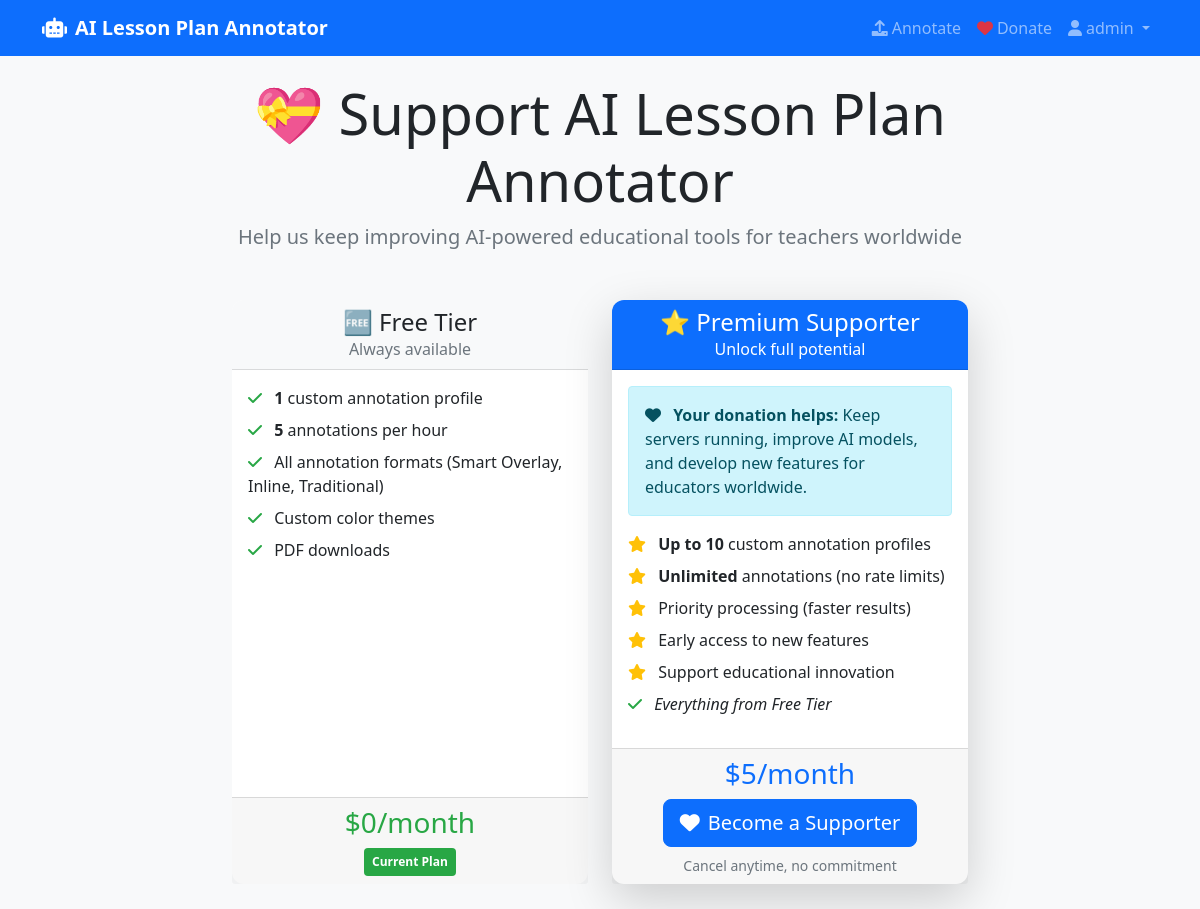
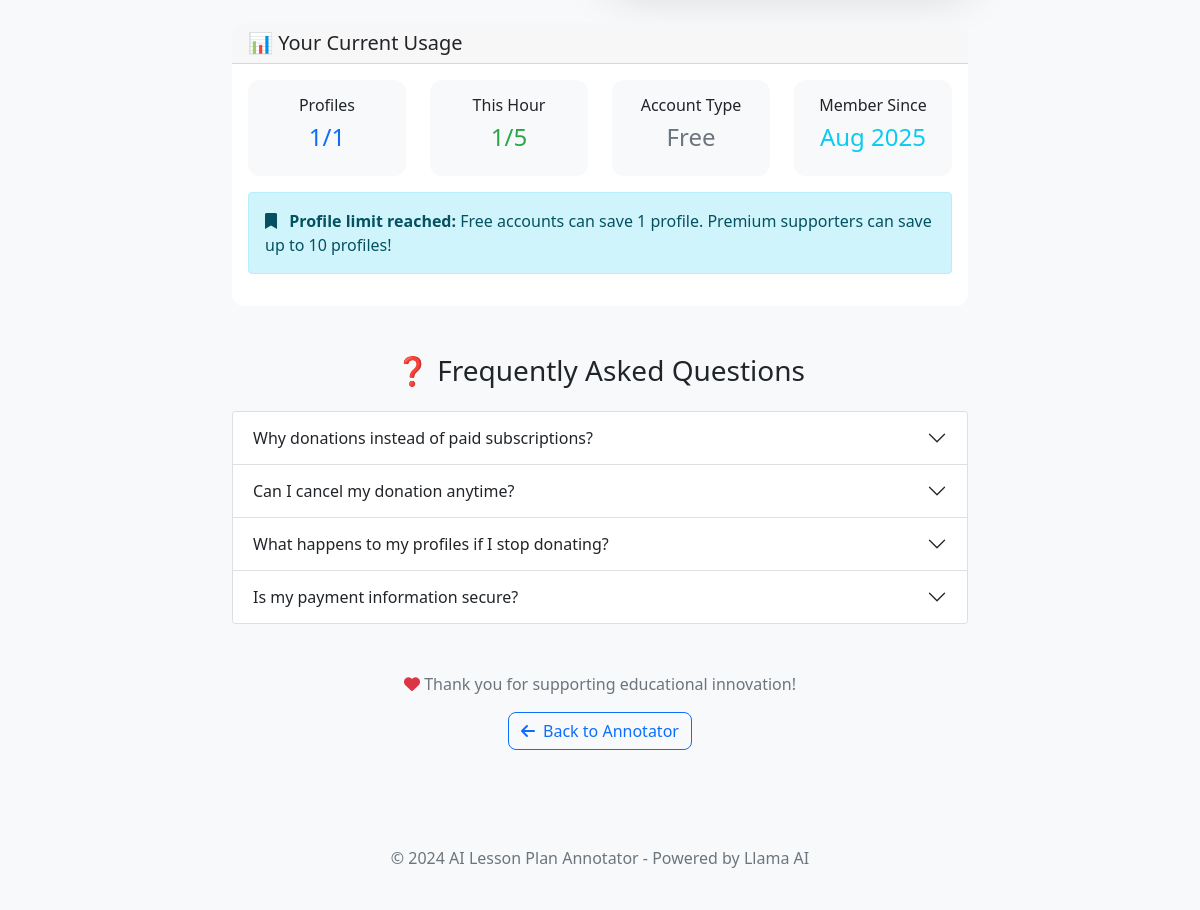
The app's page /donate (signed in) with its own data (2 pictures, top to bottom).
### models.py (models this page shows, shortened)
class User(UserMixin, db.Model):
    id = db.Column(db.Integer, primary_key=True)
    username = db.Column(db.String(80), unique=True, nullable=False)
    email = db.Column(db.String(120), unique=True, nullable=False)
    password_hash = db.Column(db.String(200), nullable=False)
    created_at = db.Column(db.DateTime, default=datetime.utcnow)
    is_active = db.Column(db.Boolean, default=True)
    stripe_customer_id = db.Column(db.String(100), unique=True)
    subscription_status = db.Column(db.String(20), default='free')  # free, active, past_due, canceled
    subscription_id = db.Column(db.String(100))
    subscription_start = db.Column(db.DateTime)
    subscription_end = db.Column(db.DateTime)
    last_payment = db.Column(db.DateTime)
    annotation_profiles = db.relationship('AnnotationProfile', backref='user', lazy=True, cascade='all, delete-orphan')
    usage_records = db.relationship('UsageRecord', backref='user', lazy=True, cascade='all, delete-orphan')
    def is_premium(self):
        return self.subscription_status == 'active'
    def get_profile_limit(self):
        return 10 if self.is_premium() else 1
    def get_hourly_usage_limit(self):
        return 999999 if self.is_premium() else 5  # Effectively unlimited for premium
    def get_usage_count_last_hour(self):
        one_hour_ago = datetime.utcnow() - timedelta(hours=1)
        return UsageRecord.query.filter(
            UsageRecord.user_id == self.id,
            UsageRecord.created_at >= one_hour_ago
        ).count()
    def can_run_annotation(self):
        if self.is_premium():
            return True
        return self.get_usage_count_last_hour() < self.get_hourly_usage_limit()
    def can_create_profile(self):
        current_count = len(self.annotation_profiles)
        return current_count < self.get_profile_limit()

### app.py (the view)
@app.route('/donate')
def donate():
    return render_template('donate.html', stripe_public_key=get_stripe_public_key())

### app.py (called while the page is built)
@login_manager.user_loader
def load_user(user_id):
    return User.query.get(int(user_id))

### stripe_integration.py (called while the page is built)
def get_stripe_public_key():
    return STRIPE_PUBLISHABLE_KEY

### templates/donate.html (shortened to what this page needs)
{% extends "base.html" %}
{% block content %}
<div class="row justify-content-center">
    <div class="col-lg-8">
        <div class="text-center mb-5">
            <h1 class="display-4">💝 Support AI Lesson Plan Annotator</h1>
            <p class="lead text-muted">
                Help us keep improving AI-powered educational tools for teachers worldwide
            </p>
        </div>
        <div class="row">
            <div class="col-md-6 mb-4">
                <div class="card h-100 border-secondary">
                    <div class="card-header bg-light text-center">
                        <h4 class="mb-0">🆓 Free Tier</h4>
                        <p class="text-muted mb-0">Always available</p>
                    </div>
                    <div class="card-body">
                        <ul class="list-unstyled">
                            <li class="mb-2">
                                <i class="fas fa-check text-success me-2"></i>
                                <strong>1</strong> custom annotation profile
                            </li>
                            <li class="mb-2">
                                <i class="fas fa-check text-success me-2"></i>
                                <strong>5</strong> annotations per hour
                            </li>
                            <li class="mb-2">
                                <i class="fas fa-check text-success me-2"></i>
                                All annotation formats (Smart Overlay, Inline, Traditional)
                            </li>
                            <li class="mb-2">
                                <i class="fas fa-check text-success me-2"></i>
                                Custom color themes
                            </li>
                            <li class="mb-2">
                                <i class="fas fa-check text-success me-2"></i>
                                PDF downloads
                            </li>
                        </ul>
                    </div>
                    <div class="card-footer text-center">
                        <h3 class="text-success">$0/month</h3>
                        {% if not current_user.is_authenticated %}
                        <a href="{{ url_for('register') }}" class="btn btn-outline-success">
                            <i class="fas fa-user-plus me-2"></i>Get Started Free
                        </a>
                        {% elif not current_user.is_premium() %}
                        <span class="badge bg-success p-2">Current Plan</span>
                        {% else %}
                        <span class="text-muted">Previous plan</span>
                        {% endif %}
                    </div>
                </div>
            </div>
            <div class="col-md-6 mb-4">
                <div class="card h-100 border-primary shadow-lg">
                    <div class="card-header bg-primary text-white text-center">
                        <h4 class="mb-0">⭐ Premium Supporter</h4>
                        <p class="mb-0">Unlock full potential</p>
                    </div>
                    <div class="card-body">
                        <div class="alert alert-info mb-3">
                            <i class="fas fa-heart me-2"></i>
                            <strong>Your donation helps:</strong> Keep servers running, improve AI models,
                            and develop new features for educators worldwide.
                        </div>
                        <ul class="list-unstyled">
                            <li class="mb-2">
                                <i class="fas fa-star text-warning me-2"></i>
                                <strong>Up to 10</strong> custom annotation profiles
                            </li>
                            <li class="mb-2">
                                <i class="fas fa-star text-warning me-2"></i>
                                <strong>Unlimited</strong> annotations (no rate limits)
                            </li>
                            <li class="mb-2">
                                <i class="fas fa-star text-warning me-2"></i>
                                Priority processing (faster results)
                            </li>
                            <li class="mb-2">
                                <i class="fas fa-star text-warning me-2"></i>
                                Early access to new features
                            </li>
                            <li class="mb-2">
                                <i class="fas fa-star text-warning me-2"></i>
                                Support educational innovation
                            </li>
                            <li class="mb-2">
                                <i class="fas fa-check text-success me-2"></i>
                                <em>Everything from Free Tier</em>
                            </li>
                        </ul>
                    </div>
                    <div class="card-footer text-center">
                        <h3 class="text-primary">$5/month</h3>
                        {% if current_user.is_authenticated %}
                            {% if current_user.is_premium() %}
                            <span class="badge bg-primary p-2">✅ Active Supporter</span>
                            <div class="mt-2">
                                <a href="{{ url_for('billing_portal') }}" class="btn btn-outline-primary btn-sm">
                                    <i class="fas fa-cog me-1"></i>Manage Billing
                                </a>
                            </div>
                            {% else %}
                            <form action="{{ url_for('create_checkout_session') }}" method="POST">
                                <button type="submit" class="btn btn-primary btn-lg">
                                    <i class="fas fa-heart me-2"></i>Become a Supporter
                                </button>
                            </form>
                            <small class="text-muted mt-2 d-block">Cancel anytime, no commitment</small>
                            {% endif %}
                        {% else %}
                        <a href="{{ url_for('login') }}" class="btn btn-primary btn-lg">
                            <i class="fas fa-sign-in-alt me-2"></i>Sign In to Donate
                        </a>
                        {% endif %}
                    </div>
                </div>
            </div>
        </div>
        {% if current_user.is_authenticated %}
        <div class="card mt-4">
            <div class="card-header">
                <h5 class="mb-0">📊 Your Current Usage</h5>
            </div>
            <div class="card-body">
                <div class="row text-center">
                    <div class="col-md-3">
                        <div class="card bg-light">
                            <div class="card-body">
                                <h6 class="card-title">Profiles</h6>
                                <h4 class="text-primary">{{ current_user.annotation_profiles|length }}/{{ current_user.get_profile_limit() }}</h4>
                            </div>
                        </div>
                    </div>
                    <div class="col-md-3">
                        <div class="card bg-light">
                            <div class="card-body">
                                <h6 class="card-title">This Hour</h6>
                                <h4 class="{% if current_user.get_usage_count_last_hour() >= current_user.get_hourly_usage_limit() %}text-danger{% else %}text-success{% endif %}">
                                    {{ current_user.get_usage_count_last_hour() }}/{{ current_user.get_hourly_usage_limit() if not current_user.is_premium() else '∞' }}
                                </h4>
                            </div>
                        </div>
                    </div>
                    <div class="col-md-3">
                        <div class="card bg-light">
                            <div class="card-body">
                                <h6 class="card-title">Account Type</h6>
                                <h4 class="{% if current_user.is_premium() %}text-primary{% else %}text-secondary{% endif %}">
                                    {% if current_user.is_premium() %}Premium{% else %}Free{% endif %}
                                </h4>
                            </div>
                        </div>
                    </div>
                    <div class="col-md-3">
                        <div class="card bg-light">
                            <div class="card-body">
                                <h6 class="card-title">Member Since</h6>
                                <h4 class="text-info">{{ current_user.created_at.strftime('%b %Y') }}</h4>
                            </div>
                        </div>
                    </div>
                </div>
                {% if not current_user.can_create_profile() %}
                <div class="alert alert-info mt-3">
                    <i class="fas fa-bookmark me-2"></i>
                    <strong>Profile limit reached:</strong> Free accounts can save 1 profile.
                    Premium supporters can save up to 10 profiles!
                </div>
                {% endif %}
            </div>
        </div>
        {% endif %}
        <div class="mt-5">
            <h3 class="text-center mb-4">❓ Frequently Asked Questions</h3>
            <div class="accordion" id="donationFAQ">
                <div class="accordion-item">
                    <h2 class="accordion-header">
                        <button class="accordion-button collapsed" type="button" data-bs-toggle="collapse" data-bs-target="#faq1">
                            Why donations instead of paid subscriptions?
                        </button>
                    </h2>
                </div>
                <div class="accordion-item">
                    <h2 class="accordion-header">
                        <button class="accordion-button collapsed" type="button" data-bs-toggle="collapse" data-bs-target="#faq2">
                            Can I cancel my donation anytime?
                        </button>
                    </h2>
                </div>
                <div class="accordion-item">
                    <h2 class="accordion-header">
                        <button class="accordion-button collapsed" type="button" data-bs-toggle="collapse" data-bs-target="#faq3">
                            What happens to my profiles if I stop donating?
                        </button>
                    </h2>
                </div>
                <div class="accordion-item">
                    <h2 class="accordion-header">
                        <button class="accordion-button collapsed" type="button" data-bs-toggle="collapse" data-bs-target="#faq4">
                            Is my payment information secure?
                        </button>
                    </h2>
                </div>
            </div>
        </div>
        <div class="text-center mt-5 mb-4">
            <p class="text-muted">
                <i class="fas fa-heart text-danger"></i>
                Thank you for supporting educational innovation!
            </p>
            <a href="{{ url_for('index') }}" class="btn btn-outline-primary">
                <i class="fas fa-arrow-left me-2"></i>Back to Annotator
            </a>
    </div>
</div>
{% endblock %}

### templates/base.html (shortened to what this page needs)
<!DOCTYPE html>
<html lang="en">
<head>
    <link href="https://cdn.jsdelivr.net/npm/bootstrap@5.1.3/dist/css/bootstrap.min.css" rel="stylesheet">
    <link href="https://cdnjs.cloudflare.com/ajax/libs/font-awesome/6.0.0/css/all.min.css" rel="stylesheet">
    <link href="{{ url_for('static', filename='css/style.css') }}" rel="stylesheet">
</head>
<body>
    <nav class="navbar navbar-expand-lg navbar-dark bg-primary">
        <div class="container">
            <a class="navbar-brand" href="{{ url_for('index') }}">
                <i class="fas fa-robot me-2"></i>AI Lesson Plan Annotator
            </a>
            <div class="collapse navbar-collapse" id="navbarNav">
                <ul class="navbar-nav ms-auto">
                    {% if current_user.is_authenticated %}
                    <li class="nav-item">
                        <a class="nav-link" href="{{ url_for('index') }}">
                            <i class="fas fa-upload me-1"></i>Annotate
                        </a>
                    </li>
                    {% endif %}
                    <li class="nav-item">
                        <a class="nav-link" href="{{ url_for('donate') }}">
                            <i class="fas fa-heart me-1 text-danger"></i>Donate
                        </a>
                    </li>
                    {% if current_user.is_authenticated %}
                    <li class="nav-item dropdown">
                        <a class="nav-link dropdown-toggle" href="#" id="navbarDropdown" role="button" data-bs-toggle="dropdown">
                            <i class="fas fa-user me-1"></i>{{ current_user.username }}
                        </a>
                    </li>
                    {% endif %}
                </ul>
            </div>
        </div>
    </nav>
    <main class="container mt-4">
        {% block content %}{% endblock %}
    </main>
    <footer class="bg-light mt-5 py-4">
        <div class="container text-center">
            <p class="text-muted">&copy; 2024 AI Lesson Plan Annotator - Powered by Llama AI</p>
        </div>
    </footer>
</body>
</html>

### static/css/style.css (style rules this page uses)
body { background-color: #f8f9fa; }
.navbar-brand { font-weight: bold; }
.card { border: none; border-radius: 12px; }
.card-header { border-radius: 12px 12px 0 0 !important; }
.btn { border-radius: 8px; }
.bg-success { background-color: #28a745 !important; }
.text-success { color: #28a745 !important; }
.text-danger { color: #dc3545 !important; }

### records on screen
User: username "admin", get_profile_limit "1", get_usage_count_last_hour "1", subscription_status "5", created_at "Aug 2025"

### other values on screen
{{ current_user.annotation_profiles|length }} "1"
